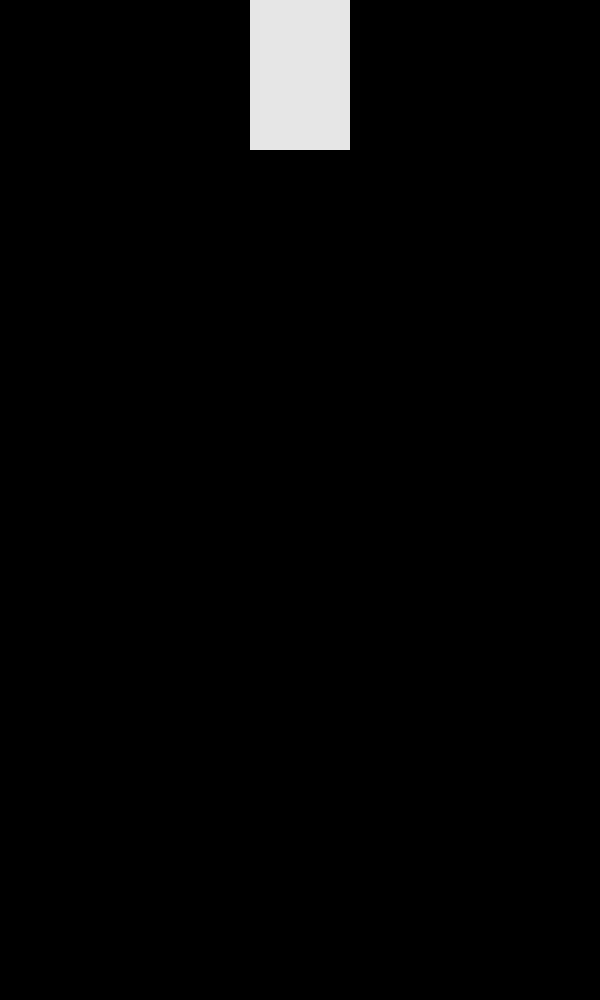
Frame 1 (no input)
Frame 60 (the mouse pressed at the canvas centre just before this capture): identical to frame 1, image omitted
Frame 120 (the mouse held since frame 60 and released just before this capture): identical to frame 1, image omitted

The Processing sketch that drew this single still picture (run headless with seeded random() and noise(); from frame 60 on, the mouse is pressed at the canvas centre):

// Processing sketch: opdracht_answer_step4
// ── opdracht_answer_step4.pde
float paddelPos;
float paddelSpeed;

boolean isWIngedrukt;
boolean isSIngedrukt;

int prevUpdate;

void setup() {
  size(600, 1000);

  paddelSpeed = 200;
}

void draw() {
  background(0);

  float dt = (millis() - prevUpdate) / 1000F;
  prevUpdate = millis();

  if (isWIngedrukt) {
    paddelPos -= paddelSpeed * dt;
  }
  if (isSIngedrukt) {
    paddelPos += paddelSpeed * dt;
  }

  noStroke();
  fill(230);
  rect(width / 2 - 50, paddelPos - 150, 100, 300);
}

void keyPressed() {
  if (key == 'w') {
    isWIngedrukt = true;
  }
  if (key == 's') {
    isSIngedrukt = true;
  }
}

void keyReleased() {
  if (key == 'w') {
    isWIngedrukt = false;
  }
  if (key == 's') {
    isSIngedrukt = false;
  }
}
